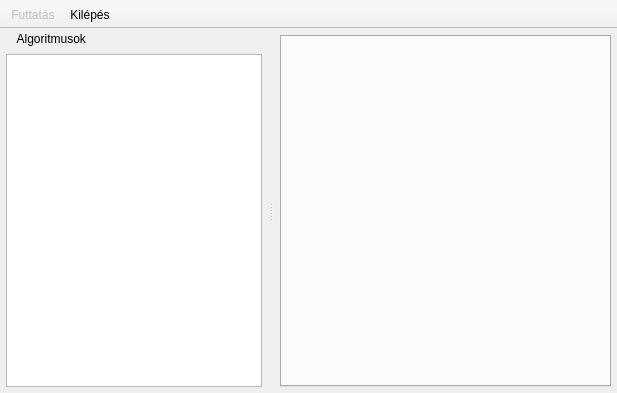
<?xml version="1.0" encoding="UTF-8"?>
<ui version="4.0">
 <class>MainWindow</class>
 <widget class="QMainWindow" name="MainWindow">
  <property name="geometry">
   <rect>
    <x>0</x>
    <y>0</y>
    <width>617</width>
    <height>393</height>
   </rect>
  </property>
  <property name="contextMenuPolicy">
   <enum>Qt::NoContextMenu</enum>
  </property>
  <property name="windowTitle">
   <string>Algo</string>
  </property>
  <property name="windowIcon">
   <iconset theme="applications-development"/>
  </property>
  <property name="toolButtonStyle">
   <enum>Qt::ToolButtonTextUnderIcon</enum>
  </property>
  <widget class="QWidget" name="centralWidget">
   <layout class="QVBoxLayout" name="verticalLayout_2">
    <property name="leftMargin">
     <number>6</number>
    </property>
    <property name="topMargin">
     <number>6</number>
    </property>
    <property name="rightMargin">
     <number>6</number>
    </property>
    <property name="bottomMargin">
     <number>6</number>
    </property>
    <item>
     <widget class="QTabWidget" name="tabWidget"/>
    </item>
   </layout>
  </widget>
  <widget class="QToolBar" name="toolBar">
   <property name="contextMenuPolicy">
    <enum>Qt::NoContextMenu</enum>
   </property>
   <property name="windowTitle">
    <string>toolBar</string>
   </property>
   <property name="movable">
    <bool>false</bool>
   </property>
   <property name="floatable">
    <bool>false</bool>
   </property>
   <attribute name="toolBarArea">
    <enum>TopToolBarArea</enum>
   </attribute>
   <attribute name="toolBarBreak">
    <bool>false</bool>
   </attribute>
   <addaction name="actionRun"/>
   <addaction name="actionExit"/>
  </widget>
  <widget class="QDockWidget" name="dwgAlgos">
   <property name="contextMenuPolicy">
    <enum>Qt::NoContextMenu</enum>
   </property>
   <property name="windowIcon">
    <iconset theme="emblem-favorite"/>
   </property>
   <property name="autoFillBackground">
    <bool>false</bool>
   </property>
   <property name="features">
    <set>QDockWidget::DockWidgetMovable</set>
   </property>
   <property name="windowTitle">
    <string>    Algoritmusok</string>
   </property>
   <attribute name="dockWidgetArea">
    <number>1</number>
   </attribute>
   <widget class="QWidget" name="dockWidgetContents">
    <layout class="QVBoxLayout" name="verticalLayout">
     <property name="spacing">
      <number>6</number>
     </property>
     <property name="leftMargin">
      <number>6</number>
     </property>
     <property name="topMargin">
      <number>6</number>
     </property>
     <property name="rightMargin">
      <number>6</number>
     </property>
     <property name="bottomMargin">
      <number>6</number>
     </property>
     <item>
      <widget class="QTreeView" name="treeView"/>
     </item>
    </layout>
   </widget>
  </widget>
  <action name="actionRun">
   <property name="enabled">
    <bool>false</bool>
   </property>
   <property name="icon">
    <iconset theme="media-playback-start"/>
   </property>
   <property name="text">
    <string>Futtatás</string>
   </property>
   <property name="shortcut">
    <string>Ctrl+P</string>
   </property>
  </action>
  <action name="actionExit">
   <property name="icon">
    <iconset theme="application-exit"/>
   </property>
   <property name="text">
    <string>Kilépés</string>
   </property>
   <property name="shortcut">
    <string>Ctrl+X</string>
   </property>
  </action>
 </widget>
 <layoutdefault spacing="6" margin="11"/>
 <resources/>
 <connections/>
</ui>
